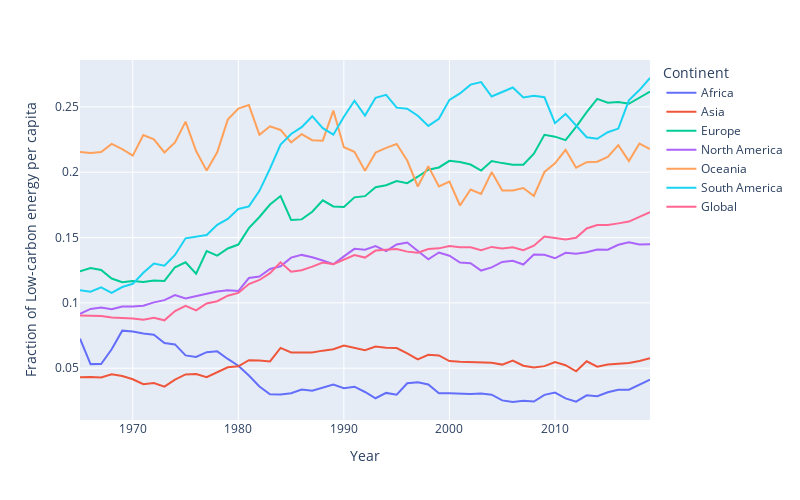

Notebook source saved alongside this figure:
### Code cell
fig = px.line(plot_data, x="Year", y="Fraction of Low-carbon energy per capita", color="Continent", width=800, height=500)
fig.show()
